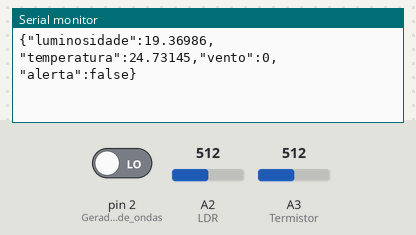
A sketch run on a simulated Arduino Uno, built with avr-gcc and run on an emulated ATmega328P. Shown: the last lines printed to the serial monitor. Inputs (shaded band) come from the test bench; at power-on: A2 (LDR) = 512, A3 (Termistor) = 512, pin 2 (Gerador_de_ondas) LOW.

Above: at 5.8 s.
5.9 s: A2 (LDR) set to 0
At 11.3 s:
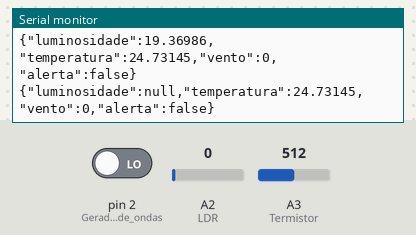
16.5 s: A3 (Termistor) set to 716
At 20.9 s:
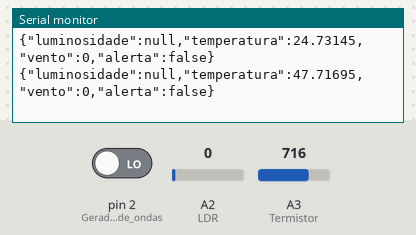
22.5 s: A2 (LDR) set to 90
At 26.2 s:
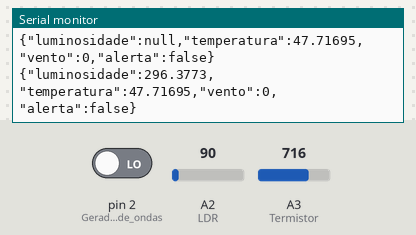
28.5 s: A3 (Termistor) set to 900
At 30.6 s:
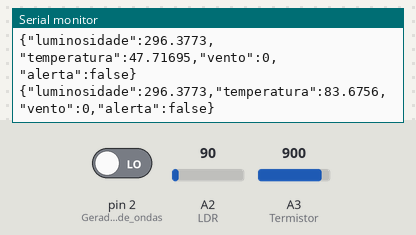
Timing chart, 0 to 32.1 s (numbered marks = the images above; inputs shaded):
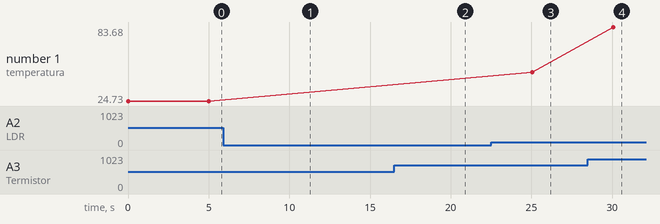

The sketch:

NAC4.ino
```cpp
#include <ArduinoJson.h> // biblioteca JSON

// Variáveis para leitor de temperatura
int Vo;
float R1 = 10000;
float logR2, R2, T, Tc, Tf, temp;
float c1 = 1.009249522e-03, c2 = 2.378405444e-04, c3 = 2.019202697e-07; //valores constante para calculo

// Variáveis para leitor de luminosidade
float valor_ldr;
float alpha;
float resistencia;
float ldr;
float rldr;

// Variáveis para leitor de velocidade do vento
float valor_anemometro;
volatile unsigned long cont = 0;
unsigned long tempo = 0;
bool alerta = false;
int timer = 0;

void setup() {
  Serial.begin(9600);

  //variaveis
  pinMode(2,INPUT); // Gerador de ondas
  attachInterrupt(digitalPinToInterrupt(2), interrupcao, RISING);
  pinMode(A3, INPUT); // Termistor
  pinMode(A2, INPUT); // LDR

}

void loop() {

	StaticJsonDocument<100> json; //cria o objeto Json

	bool alerta = false; // definindo alerta como falso

	// Lendo a temperatura
	Vo = analogRead(A3);
  	R2 = R1 * (1023.0 / (float)Vo - 1.0); //calculo R2, demonstração no arquivo pdf da aula
  	logR2 = log(R2);
  	T = (1.0 / (c1 + c2*logR2 + c3*logR2*logR2*logR2));// Equação de Steinhart–Hart
  	Tc = T - 273.15; //temp em Graus celcius

	// Leitura do sensor LDR
	 valor_ldr =  analogRead(A2);
	 alpha = 1 / 0.858;
	 rldr = 10000 / ((1023 / valor_ldr) - 1);
	 resistencia = 127410/rldr;
	 ldr = pow(resistencia, alpha);

	// Leitura do Anemômetro
	if( (millis() - tempo) > 999){
    	tempo = millis();
	valor_anemometro = (cont/5) * 6.154;
    	cont = 0;
  	}

	// emite até 1 alerta por hora caso frequência esteja acima de 13Hz
	if(valor_anemometro >= 80 && timer == 0){
	alerta = true;
	timer = 3600;
	} else if(timer != 0){
	timer -= 5;
	}

	//formatode leitura no node-red
	json["luminosidade"] = ldr;
	json["temperatura"] = Tc;
	json["vento"] = valor_anemometro;
	json["alerta"] = alerta;
	serializeJson(json, Serial);
	Serial.println();

	delay(5000);

}

// interrupção para saber a frequência do anemômetro
void interrupcao(){
  cont++;
}
```

Measured:
- after the input at 5.9 s, the serial monitor: prints a new line after 4.1 s (image 1)
- after the input at 16.5 s, the serial monitor: prints a new line after 3.6 s (image 2)
- after the input at 22.5 s, the serial monitor: prints a new line after 2.6 s (image 3)
- after the input at 28.5 s, the serial monitor: prints a new line after 1.6 s (image 4)
- plotted number 1: 47.72 → 83.68 after the input at 28.5 s
